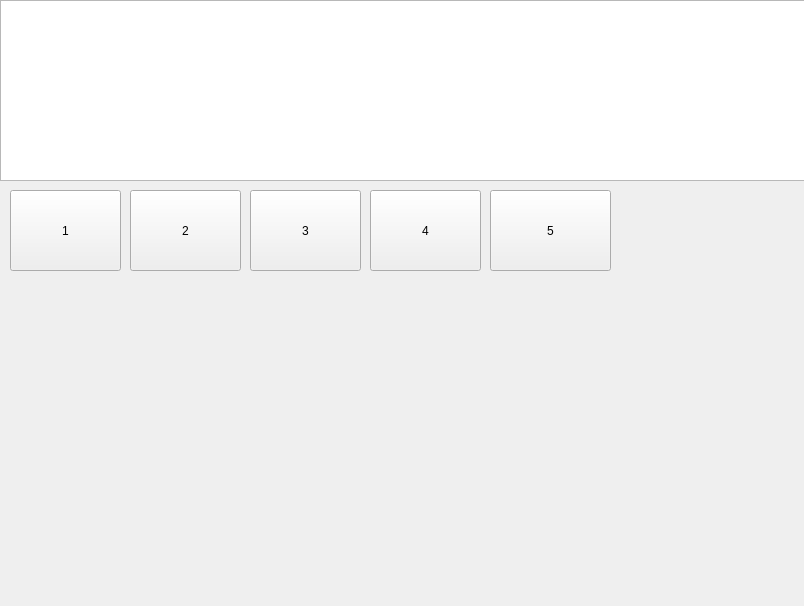
<?xml version="1.0" encoding="UTF-8"?>
<ui version="4.0">
 <class>Form</class>
 <widget class="QWidget" name="Form">
  <property name="geometry">
   <rect>
    <x>0</x>
    <y>0</y>
    <width>804</width>
    <height>606</height>
   </rect>
  </property>
  <property name="minimumSize">
   <size>
    <width>40</width>
    <height>20</height>
   </size>
  </property>
  <property name="windowTitle">
   <string>Form</string>
  </property>
  <widget class="QTextBrowser" name="textBrowser">
   <property name="geometry">
    <rect>
     <x>0</x>
     <y>0</y>
     <width>811</width>
     <height>181</height>
    </rect>
   </property>
  </widget>
  <widget class="QPushButton" name="pushButton">
   <property name="geometry">
    <rect>
     <x>10</x>
     <y>190</y>
     <width>111</width>
     <height>81</height>
    </rect>
   </property>
   <property name="text">
    <string>1</string>
   </property>
  </widget>
  <widget class="QPushButton" name="pushButton_2">
   <property name="geometry">
    <rect>
     <x>130</x>
     <y>190</y>
     <width>111</width>
     <height>81</height>
    </rect>
   </property>
   <property name="text">
    <string>2</string>
   </property>
  </widget>
  <widget class="QPushButton" name="pushButton_3">
   <property name="geometry">
    <rect>
     <x>250</x>
     <y>190</y>
     <width>111</width>
     <height>81</height>
    </rect>
   </property>
   <property name="text">
    <string>3</string>
   </property>
  </widget>
  <widget class="QPushButton" name="pushButton_4">
   <property name="geometry">
    <rect>
     <x>370</x>
     <y>190</y>
     <width>111</width>
     <height>81</height>
    </rect>
   </property>
   <property name="text">
    <string>4</string>
   </property>
  </widget>
  <widget class="QPushButton" name="pushButton_5">
   <property name="geometry">
    <rect>
     <x>490</x>
     <y>190</y>
     <width>121</width>
     <height>81</height>
    </rect>
   </property>
   <property name="text">
    <string>5</string>
   </property>
  </widget>
 </widget>
 <resources/>
 <connections/>
</ui>
